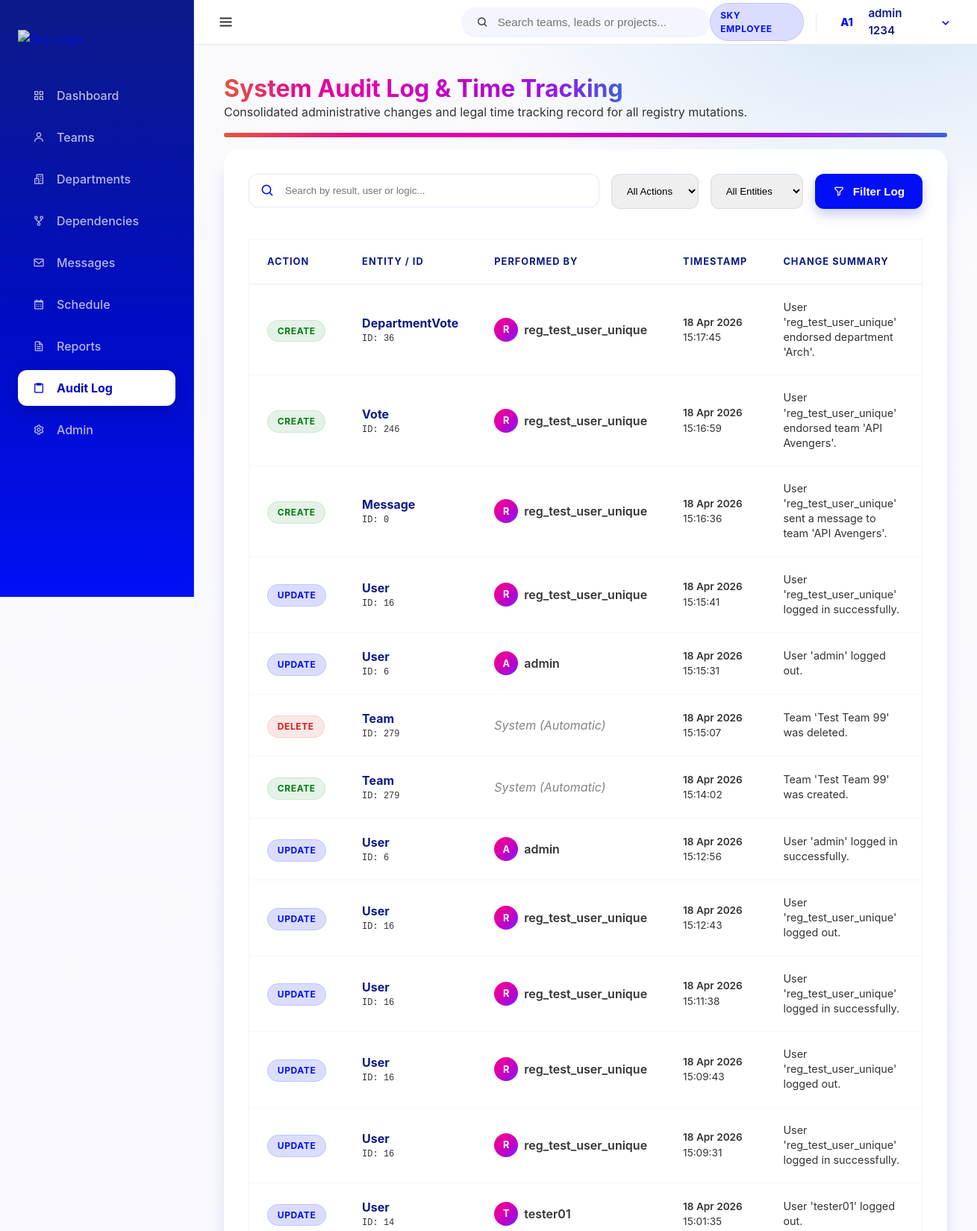
The page /dashboard/audit/ (signed in, upper part) on the database its author committed.
### core/models.py (models this page shows, shortened)
class User(AbstractUser):
    class Meta:
        verbose_name = 'User'
        verbose_name_plural = 'Users'

class AuditLog(models.Model):
    audit_id = models.AutoField(primary_key=True)
    actor_user = models.ForeignKey(User, on_delete=models.SET_NULL, null=True, blank=True, related_name='audit_actions')
    ACTION_CHOICES = [
        ('CREATE', 'Create'),
        ('UPDATE', 'Update'),
        ('DELETE', 'Delete'),
    ]
    action_type = models.CharField(max_length=10, choices=ACTION_CHOICES)
    entity_type = models.CharField(max_length=50) # Team/Department/User etc.
    entity_id = models.IntegerField()
    action_changed_at = models.DateTimeField(auto_now_add=True)
    change_summary = models.TextField()

### core/views.py (the view)
# urls.py: path('audit/', views.audit_log, name='audit_log'),
@login_required
def audit_log(request):
    query = request.GET.get('q')
    action_type = request.GET.get('action')
    entity_type = request.GET.get('entity')
    logs = AuditLog.objects.all()
    if query:
        logs = logs.filter(
            Q(change_summary__icontains=query) |
            Q(actor_user__username__icontains=query) |
            Q(entity_type__icontains=query)
        )
    if action_type:
        logs = logs.filter(action_type=action_type)
    if entity_type:
        logs = logs.filter(entity_type=entity_type)
    logs = logs.order_by('-action_changed_at')
    return render(request, 'audit_log.html', {
        'logs': logs,
        'query': query,
        'action_type': action_type,
        'entity_type': entity_type
    })

### templates/audit_log.html (shortened to what this page needs)
{% extends 'base.html' %}
{% block content %}
<div class="header mb-2" style="display: flex; justify-content: space-between; align-items: flex-end;">
    <div>
        <h1 class="spectrum-text">System Audit Log & Time Tracking</h1>
        <p class="text-muted">Consolidated administrative changes and legal time tracking record for all registry mutations.</p>
    </div>
</div>
<div class="spectrum-bar"></div>
<div class="card glass-card" style="padding: 2rem;">
    <form method="GET" action="{% url 'core:audit_log' %}" style="margin-bottom: 2.5rem; display: flex; gap: 1rem; flex-wrap: wrap;">
        <div style="flex: 2; min-width: 300px; position: relative;">
            <i class='bx bx-search' style="position: absolute; left: 1rem; top: 50%; transform: translateY(-50%); color: var(--sky-primary); font-size: 1.2rem;"></i>
            <input type="text" name="q" value="{{ query|default:'' }}" placeholder="Search by result, user or logic..."
                   style="padding: 0.85rem 1rem 0.85rem 3rem; border-radius: 12px; border: 1px solid rgba(0,15,245,0.1); width: 100%; outline: none; transition: all 0.2s;"
                   onfocus="this.style.borderColor='var(--sky-primary)'; this.style.boxShadow='0 0 0 4px rgba(0,15,245,0.05)';"
                   onblur="this.style.borderColor='rgba(0,15,245,0.1)'; this.style.boxShadow='none';">
        </div>
        <select name="action" style="padding: 0.85rem 1rem; border-radius: 12px; border: 1px solid rgba(0,15,245,0.1); outline: none;">
            <option value="">All Actions</option>
        </select>
        <select name="entity" style="padding: 0.85rem 1rem; border-radius: 12px; border: 1px solid rgba(0,15,245,0.1); outline: none;">
            <option value="">All Entities</option>
        </select>
        <button type="submit" class="btn btn-primary">
            <i class='bx bx-filter-alt'></i> Filter Log
        </button>
    </form>
    <div class="table-glass" style="border: 1px solid rgba(0,15,245,0.05);">
        <table style="width: 100%; border-collapse: collapse;">
            <thead>
                <tr style="text-align: left; border-bottom: 2px solid rgba(0,15,245,0.05); color: var(--sky-header-blue); font-size: 0.8rem; text-transform: uppercase; letter-spacing: 1px;">
                    <th style="padding: 1.25rem 1.5rem;">Action</th>
                    <th style="padding: 1.25rem 1.5rem;">Entity / ID</th>
                    <th style="padding: 1.25rem 1.5rem;">Performed By</th>
                    <th style="padding: 1.25rem 1.5rem;">Timestamp</th>
                    <th style="padding: 1.25rem 1.5rem;">Change Summary</th>
                </tr>
            </thead>
            <tbody>
                {% for log in logs %}
                <tr style="border-bottom: 1px solid rgba(0,15,245,0.03); transition: background 0.2s;" onmouseover="this.style.background='rgba(0,15,245,0.02)'" onmouseout="this.style.background='transparent'">
                    <td style="padding: 1.25rem 1.5rem;">
                        <span class="badge {% if log.action_type == 'CREATE' %}badge-green{% elif log.action_type == 'DELETE' %}badge-red{% else %}badge-blue{% endif %}" style="font-weight: 700;">
                            {{ log.action_type }}
                        </span>
                    </td>
                    <td style="padding: 1.25rem 1.5rem;">
                        <div style="font-weight: 700; color: var(--sky-header-blue);">{{ log.entity_type }}</div>
                        <div style="font-size: 0.75rem; color: var(--text-muted); font-family: monospace;">ID: {{ log.entity_id }}</div>
                    </td>
                    <td style="padding: 1.25rem 1.5rem;">
                        {% if log.actor_user %}
                        <div style="display: flex; align-items: center; gap: 8px;">
                            <div style="width: 32px; height: 32px; border-radius: 50%; background: var(--sky-spectrum-diagonal); font-size: 0.8rem; color: white; display: flex; align-items: center; justify-content: center; font-weight: 700;">
                                {{ log.actor_user.username|first|upper }}
                            </div>
                            <span style="font-weight: 600;">{{ log.actor_user.username }}</span>
                        </div>
                        {% else %}
                        <span style="font-style: italic; color: var(--text-muted); opacity: 0.6;">System (Automatic)</span>
                        {% endif %}
                    </td>
                    <td style="padding: 1.25rem 1.5rem; font-size: 0.85rem; color: var(--text-muted);">
                        <div style="font-weight: 600;">{{ log.action_changed_at|date:"d M Y" }}</div>
                        <div>{{ log.action_changed_at|date:"H:i:s" }}</div>
                    </td>
                    <td style="padding: 1.25rem 1.5rem;">
                        <div style="font-size: 0.9rem; max-width: 500px; line-height: 1.4;" title="{{ log.change_summary }}">
                            {{ log.change_summary }}
                        </div>
                    </td>
                </tr>
                {% endfor %}
            </tbody>
        </table>
    </div>
</div>
{% endblock %}

### templates/partials/_top_navbar.html (shortened to what this page needs)
<header class="top-navbar" style="display: flex; align-items: center; justify-content: space-between; height: 60px;">
    <div class="navbar-left">
        <button id="sidebar-toggle" class="sidebar-toggle-btn" aria-label="Toggle Sidebar">
            <i class='bx bx-menu'></i>
        </button>
    </div>
    <div class="navbar-middle">
        <div class="search-bar-container" id="global-search">
            <div class="search-bar">
                <i class='bx bx-search'></i>
                <input type="text" placeholder="Search teams, leads or projects..." id="search-input">
            </div>
        </div>
    </div>
    <div class="navbar-right" style="display: flex; align-items: center; gap: 12px;">
        <span class="badge badge-blue" style="vertical-align: middle; display: inline-flex; align-items: center;">SKY EMPLOYEE</span>
        <div class="nav-user-dropdown" id="user-dropdown-container" style="display: flex; align-items: center;">
            <div class="nav-avatar-trigger" id="user-dropdown-btn" style="display: flex; align-items: center;">
                <div class="avatar-circle small">
                    {% if user.first_name %}{{ user.first_name|first|upper }}{% else %}{{ user.username|first|upper }}{% endif %}{% if user.last_name %}{{ user.last_name|first|upper }}{% endif %}
                </div>
                <span class="user-fullname">{{ user.get_full_name|default:user.username }}</span>
                <i class='bx bx-chevron-down'></i>
            </div>
        </div>
    </div>
</header>

### assets/css/sky-layout.css (style rules this page uses)
:root { --font-size: 16px; --sky-primary: #000ff5; --sky-primary-dark: #000cc4; --sky-focus: #007ecc; --sky-surface: #fafafd; --sky-surface-strong: #f3f5ff; --sky-tint-5: rgba(0, 15, 245, 0.05); --sky-tint-10: rgba(0, 15, 245, 0.1); --sky-tint-14: rgba(0, 15, 245, 0.14); --sky-header-blue: #0c1b87; --sky-text: #333333; --sky-positive: #007e13; --sky-negative: #dd1717; --sky-attention: #f15a22; --sky-spectrum-1: #e4563e; --sky-spectrum-2: #e70296; --sky-spectrum-3: #dc01b1; --sky-spectrum-4: #be01c4; --sky-spectrum-5: #9f11e7; --sky-spectrum-6: #3d5fdf; --sky-spectrum: linear-gradient( 90deg, var(--sky-spectrum-1) 0%, var(--sky-spectrum-2) 20%, var(--sky-spectrum-3) 40%, var(--sky-spectrum-4) 60%, var(--sky-spectrum-5) 80%, var(--sky-spectrum-6) 100% ); --sky-spectrum-diagonal: linear-gradient( 135deg, var(--sky-spectrum-1) 0%, var(--sky-spectrum-2) 20%, var(--sky-spectrum-3) 40%, var(--sky-spectrum-4) 60%, var(--sky-spectrum-5) 80%, var(--sky-spectrum-6) 100% ); --primary: var(--sky-primary); --primary-foreground: #ffffff; --background: var(--sky-surface); --foreground: var(--sky-text); --card: rgba(255, 255, 255, 0.92); --card-foreground: var(--sky-text); --popover: #ffffff; --popover-foreground: var(--sky-text); --muted: var(--sky-surface-strong); --muted-foreground: rgba(51, 51, 51, 0.72); --accent: var(--sky-tint-10); --accent-foreground: var(--sky-text); --destructive: var(--sky-negative); --destructive-foreground: #ffffff; --border: rgba(0, 15, 245, 0.12); --input-background: rgba(255, 255, 255, 0.96); --ring: rgba(0, 126, 204, 0.35); --radius: 0.75rem; --sidebar-width: 260px; --header-height: 70px; --shadow-sm: 0 4px 6px -1px rgba(0, 0, 0, 0.1), 0 2px 4px -1px rgba(0, 0, 0, 0.06); --shadow-md: 0 10px 15px -3px rgba(0, 15, 245, 0.1), 0 4px 6px -2px rgba(0, 15, 245, 0.05); --shadow-lg: 0 20px 25px -5px rgba(12, 27, 135, 0.15), 0 10px 10px -5px rgba(12, 27, 135, 0.1); }
* { margin: 0; padding: 0; box-sizing: border-box; }
html body { font-family: 'Inter', system-ui, -apple-system, sans-serif; color: var(--sky-text); min-height: 100vh; line-height: 1.5; background: radial-gradient(1200px 600px at 20% -10%, rgba(0, 15, 245, 0.18) 0%, rgba(0, 15, 245, 0) 55%), radial-gradient(900px 520px at 90% 0%, rgba(0, 126, 204, 0.14) 0%, rgba(0, 126, 204, 0) 60%), radial-gradient(900px 520px at 40% 110%, rgba(220, 1, 177, 0.1) 0%, rgba(220, 1, 177, 0) 55%), linear-gradient(180deg, #fafafd 0%, #f3f5ff 60%, #fafafd 100%); background-attachment: fixed; background-size: cover; background-repeat: no-repeat; }
html body h1, html body h2, html body h3, html body h4 { color: var(--sky-header-blue); font-weight: 700; line-height: 1.2; }
html body .top-navbar { height: 60px; background: #ffffff; border-bottom: 1px solid #e5e7eb; display: flex; align-items: center; justify-content: space-between; padding: 0 24px; position: sticky; top: 0; z-index: 900; }
html body .navbar-left, html body .navbar-middle, html body .navbar-right { display: flex; align-items: center; flex: 1; }
html body .navbar-middle { justify-content: center; }
html body .navbar-right { justify-content: flex-end; gap: 12px; }
html body .search-bar-container { position: relative; width: 100%; max-width: 400px; min-width: 280px; }
html body .search-bar { background: var(--sky-surface-strong); padding: 0 1.25rem; height: 40px; border-radius: 999px; display: flex; align-items: center; border: 1px solid transparent; transition: all 0.2s ease; }
html body .search-bar input { background: transparent; border: none; outline: none; flex: 1; margin-left: 0.75rem; font-size: 0.95rem; color: var(--sky-text); }

### rows shown on the page
User: first_name|first "A", last_name|first "1", get_full_name "admin 1234"
AuditLog: action_type "CREATE", entity_type "DepartmentVote", entity_id "36", actor_user.username|first "R", actor_user.username "reg_test_user_unique", action_changed_at "18 Apr 2026", action_changed_at "15:17:45", change_summary "User 'reg_test_user_unique' endorsed department 'Arch'."
AuditLog: action_type "CREATE", entity_type "Vote", entity_id "246", actor_user.username|first "R", actor_user.username "reg_test_user_unique", action_changed_at "18 Apr 2026", action_changed_at "15:16:59", change_summary "User 'reg_test_user_unique' endorsed team 'API Avengers'."
AuditLog: action_type "CREATE", entity_type "Message", entity_id "0", actor_user.username|first "R", actor_user.username "reg_test_user_unique", action_changed_at "18 Apr 2026", action_changed_at "15:16:36", change_summary "User 'reg_test_user_unique' sent a message to team 'API Avengers'."
AuditLog: action_type "UPDATE", entity_type "User", entity_id "16", actor_user.username|first "R", actor_user.username "reg_test_user_unique", action_changed_at "18 Apr 2026", action_changed_at "15:15:41", change_summary "User 'reg_test_user_unique' logged in successfully."
AuditLog: action_type "UPDATE", entity_type "User", entity_id "6", actor_user.username|first "A", actor_user.username "admin", action_changed_at "18 Apr 2026", action_changed_at "15:15:31", change_summary "User 'admin' logged out."
AuditLog: action_type "DELETE", entity_type "Team", entity_id "279", shows "System (Automatic)", action_changed_at "18 Apr 2026", action_changed_at "15:15:07", change_summary "Team 'Test Team 99' was deleted."
AuditLog: action_type "CREATE", entity_type "Team", entity_id "279", shows "System (Automatic)", action_changed_at "18 Apr 2026", action_changed_at "15:14:02", change_summary "Team 'Test Team 99' was created."
AuditLog: action_type "UPDATE", entity_type "User", entity_id "6", actor_user.username|first "A", actor_user.username "admin", action_changed_at "18 Apr 2026", action_changed_at "15:12:56", change_summary "User 'admin' logged in successfully."
AuditLog: action_type "UPDATE", entity_type "User", entity_id "16", actor_user.username|first "R", actor_user.username "reg_test_user_unique", action_changed_at "18 Apr 2026", action_changed_at "15:12:43", change_summary "User 'reg_test_user_unique' logged out."
AuditLog: action_type "UPDATE", entity_type "User", entity_id "16", actor_user.username|first "R", actor_user.username "reg_test_user_unique", action_changed_at "18 Apr 2026", action_changed_at "15:11:38", change_summary "User 'reg_test_user_unique' logged in successfully."
AuditLog: action_type "UPDATE", entity_type "User", entity_id "16", actor_user.username|first "R", actor_user.username "reg_test_user_unique", action_changed_at "18 Apr 2026", action_changed_at "15:09:43", change_summary "User 'reg_test_user_unique' logged out."
AuditLog: action_type "UPDATE", entity_type "User", entity_id "16", actor_user.username|first "R", actor_user.username "reg_test_user_unique", action_changed_at "18 Apr 2026", action_changed_at "15:09:31", change_summary "User 'reg_test_user_unique' logged in successfully."
AuditLog: action_type "UPDATE", entity_type "User", entity_id "14", actor_user.username|first "T", actor_user.username "tester01", action_changed_at "18 Apr 2026", action_changed_at "15:01:35", change_summary "User 'tester01' logged out."
